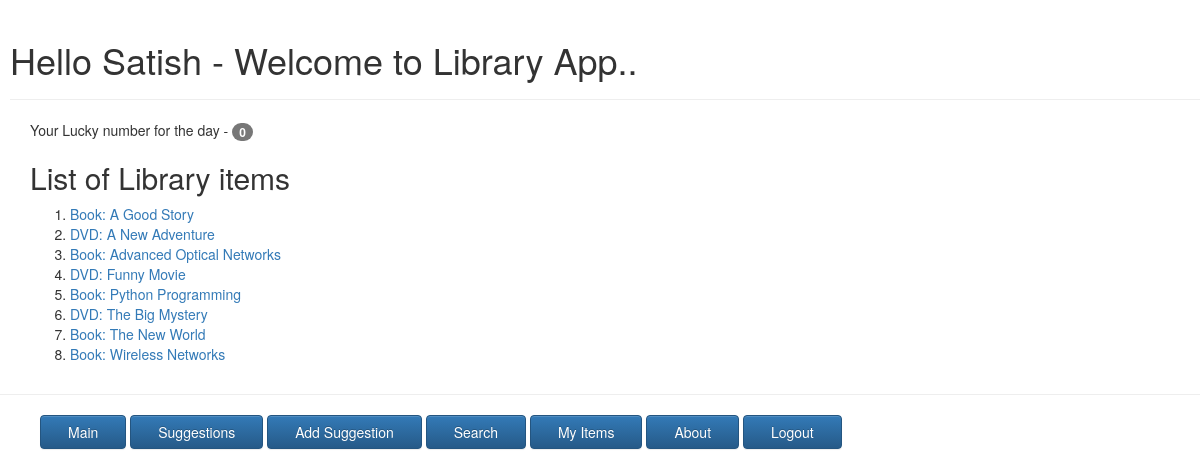
Screenshot of / (signed in) with the database file from the repository.
### libapp/models.py (models this page shows, shortened)
class Libitem(models.Model):
    TYPE_CHOICES = (
        ('Book', 'Book'),
        ('DVD','DVD'),
        ('Other', 'Other'),
    )
    title = models.CharField(max_length=100)
    itemtype = models.CharField(max_length=6, choices=TYPE_CHOICES, default='Book')
    checked_out=models.BooleanField(default=False)
    user=models.ForeignKey(Libuser, default=None, null=True, blank=True)
    duedate = models.DateField(default=None, null=True, blank=True)
    last_chkout = models.DateField(default=None, null=True, blank=True)
    date_acquired = models.DateField(default=datetime.date.today())
    pubyr = models.IntegerField(validators=[validate_yr],default=2013)
    num_chkout= models.IntegerField(default=0)
    def __str__(self):
        return self.title

### libapp/views.py (the view)
# urls.py: url(r'^$', views.index, name='index'),
def index(request):
    luckynum = 0
    if 'luckynum' in request.session:
        luckynum = request.session['luckynum']  # __getitem__
    itemlist = Libitem.objects.all().order_by('title')[:10]
    return render(request, 'libapp_templates/index.html', {'itemlist': itemlist,'user':request.user,'luckynum':luckynum})

### libapp/templates/libapp_templates/index.html
{% extends 'libapp_templates/base.html' %}
{% block body_block %}
     <p>Your Lucky number for the day - <span class="badge">{{ luckynum }}</span></p>
    {% if itemlist %}
        <h2>List of Library items</h2>
        <ol>
            {% for item in itemlist %}
                <li><a href="{%url 'libapp:detail' item.id %}"> {{ item.itemtype }}:  {{ item}} </a></li>
            {% endfor %}
        </ol>
    {% else %}
        <strong>There are no available items!</strong>
    {% endif %}
{% endblock %}

### libapp/templates/libapp_templates/base.html (shortened to what this page needs)
<!DOCTYPE html>
{% load staticfiles %}
<html>
    <head>
        <link rel="stylesheet" type="text/css" href="{% static 'css/style.css' %}" />
        <link rel="stylesheet" href="//maxcdn.bootstrapcdn.com/bootstrap/3.2.0/css/bootstrap.min.css">
        <link rel="stylesheet" href="//maxcdn.bootstrapcdn.com/bootstrap/3.2.0/css/bootstrap-theme.min.css">
    </head>
    <body>
        {% if user.is_authenticated %}
            <div>
                <div class="page-header" style="margin-left:10px; ">
                    <h1>{% block myhdg %}Hello {{ user.first_name }}  - Welcome to Library App..{% endblock %}</h1>
                </div>
                <div class="content container">
                    {% block body_block %}*** {% endblock %}
                </div>
            </div>
            <hr />
            <div>
                <ul>
                    <button class="btn btn-primary" type="button">
                        <li class="hbar1"><a style="color:#fff;" href="{% url 'libapp:index' %}"> Main</a></li>
                     </button>
                    <button class="btn btn-primary" type="button">
                        <li class="hbar1"><a style="color:#fff;"  href="{% url 'libapp:suggestion' %}">Suggestions</a></li>
                     </button>
                    <button class="btn btn-primary" type="button">
                        <li class="hbar1"><a style="color:#fff;" href="{% url 'libapp:newitem' %}">Add Suggestion</a></li>
                     </button>
                    <button class="btn btn-primary" type="button">
                        <li class="hbar1"><a style="color:#fff;" href="{% url 'libapp:searchlib' %}">Search</a></li>
                     </button>
                    <button class="btn btn-primary" type="button">
                        <li class="hbar1"><a style="color:#fff;" href="{% url 'libapp:myitems' %}">My Items</a></li>
                     </button>
                    <button class="btn btn-primary" type="button">
                        <li class="hbar1"><a style="color:#fff;" href="/libapp/about/">About</a></li>
                     </button>
                    <button class="btn btn-primary" type="button">
                        <li class="hbar1"><a style="color:#fff;" href="{% url 'libapp:logout' %}">Logout</a></li>
                     </button>
                </ul>
            </div>
        {% endif %}
    </body>
</html>

### libapp/static/css/style.css (style rules this page uses)
.hbar1 { display: inline; margin: 15px; }
.content { margin-left: 40px; }

### rows the page displays
Libitem: itemtype "Book", title "A Good Story"
Libitem: itemtype "DVD", title "A New Adventure"
Libitem: itemtype "Book", title "Advanced Optical Networks"
Libitem: itemtype "DVD", title "Funny Movie"
Libitem: itemtype "Book", title "Python Programming"
Libitem: itemtype "DVD", title "The Big Mystery"
Libitem: itemtype "Book", title "The New World"
Libitem: itemtype "Book", title "Wireless Networks"

### other values shown
{{ user.first_name }} "Satish"
{{ luckynum }} "0"
